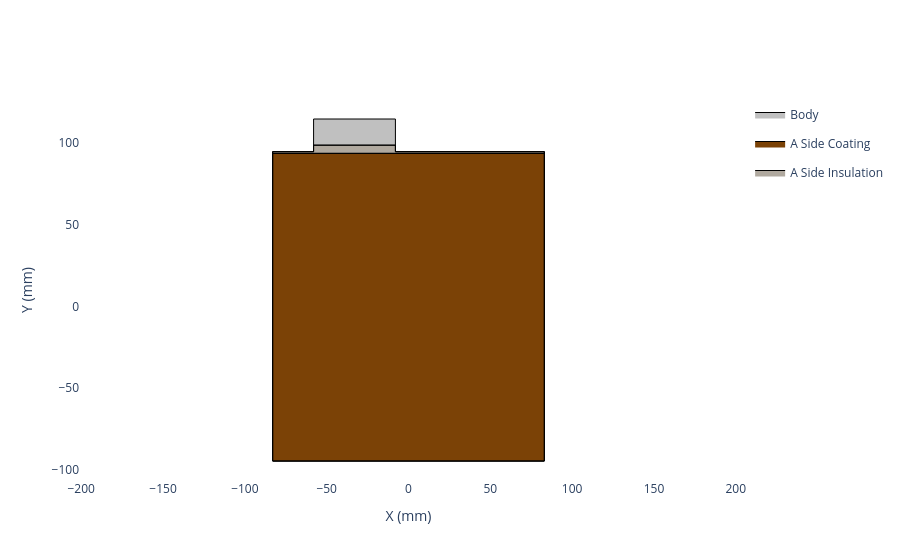
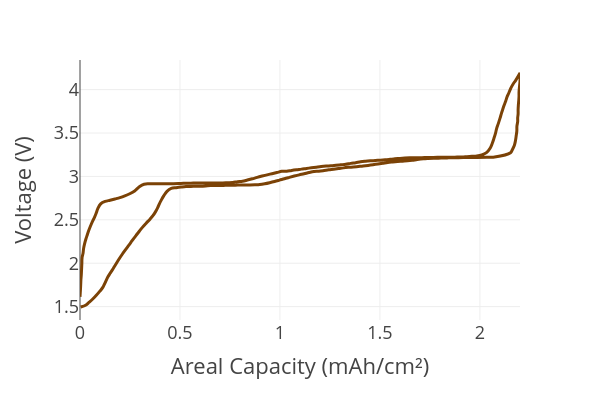

Notebook code for these charts, in order:
### Code cell
# create the cathode

insulation_material = InsulationMaterial.from_database("Aluminium Oxide, 95%")

my_cathode = Cathode(
    formulation=cathode_formulation,
    current_collector=cathode_current_collector,
    calender_density=1.88,
    mass_loading=18.12,
    insulation_material=insulation_material,
    insulation_thickness=3,
    name='Vendor D NFPP'
)

my_cathode._get_full_top_down_view().show()
my_cathode.plot_half_cell_curve(areal=True, width=600, height=400).show()

### Figure 1 — Plotly figure (JSON) as saved in the notebook; plotly's stock layout.template omitted (floating-point values rounded to 4 significant figures)
{"data": [{"fill": "toself", "fillcolor": "#C0C0C0", "legendgroup": "Body", "line": {"color": "black", "width": 1}, "mode": "lines", "name": "Body", "showlegend": true, "type": "scatter", "x": [-83.0, -83.0, -58.0, -58.0, -8.0, -8.0, 83.0, 83.0, -83.0], "y": [-94.5, 94.5, 94.5, 114.5, 114.5, 94.5, 94.5, -94.5, -94.5]}, {"fill": "toself", "fillcolor": "#7b4206", "line": {"color": "black", "width": 1}, "mode": "lines", "name": "A Side Coating", "type": "scatter", "x": [-83.0, -83.0, -58.0, -58.0, -8.0, -8.0, 83.0, 83.0, -83.0, -83.0, -83.0, -58.0, -58.0, -8.0, -8.0, 83.0, 83.0, -83.0], "y": [-94.5, 93.5, 93.5, 93.5, 93.5, 93.5, 93.5, -94.5, -94.5, -94.5, 93.5, 93.5, 93.5, 93.5, 93.5, 93.5, -94.5, -94.5]}, {"fill": "toself", "fillcolor": "#B0A99F", "line": {"color": "black", "width": 1}, "mode": "lines", "name": "A Side Insulation", "type": "scatter", "x": [-83.0, -83.0, -58.0, -58.0, -8.0, -8.0, 83.0, 83.0, -83.0, -83.0, -83.0, -58.0, -58.0, -8.0, -8.0, 83.0, 83.0, -83.0], "y": [93.5, 94.5, 94.5, 98.5, 98.5, 94.5, 94.5, 93.5, 93.5, 93.5, 94.5, 94.5, 98.5, 98.5, 94.5, 94.5, 93.5, 93.5]}], "layout": {"paper_bgcolor": "white", "plot_bgcolor": "white", "xaxis": {"scaleanchor": "y", "showgrid": false, "title": {"text": "X (mm)"}, "zeroline": false}, "yaxis": {"showgrid": false, "title": {"text": "Y (mm)"}, "zeroline": false}}}

### Figure 2 — Plotly figure (JSON) as saved in the notebook; plotly's stock layout.template omitted (floating-point values rounded to 4 significant figures; data arrays with more than 128 entries replaced by an {"elided": "..."} marker saying what was removed)
{"data": [{"hovertemplate": "Areal Capacity (mAh/cm²)=%{x}<br>Voltage (V)=%{y}<extra></extra>", "legendgroup": "", "line": {"color": "#7b4206", "dash": "solid", "shape": "spline"}, "marker": {"symbol": "circle"}, "mode": "lines", "name": "", "orientation": "v", "showlegend": false, "type": "scatter", "x": {"elided": "229 float values"}, "xaxis": "x", "y": {"elided": "229 float values"}, "yaxis": "y"}], "layout": {"height": 400, "legend": {"tracegroupgap": 0}, "margin": {"t": 60}, "width": 600, "xaxis": {"anchor": "y", "domain": [0.0, 1.0], "title": {"text": "Areal Capacity (mAh/cm²)"}}, "yaxis": {"anchor": "x", "domain": [0.0, 1.0], "title": {"text": "Voltage (V)"}}}}
